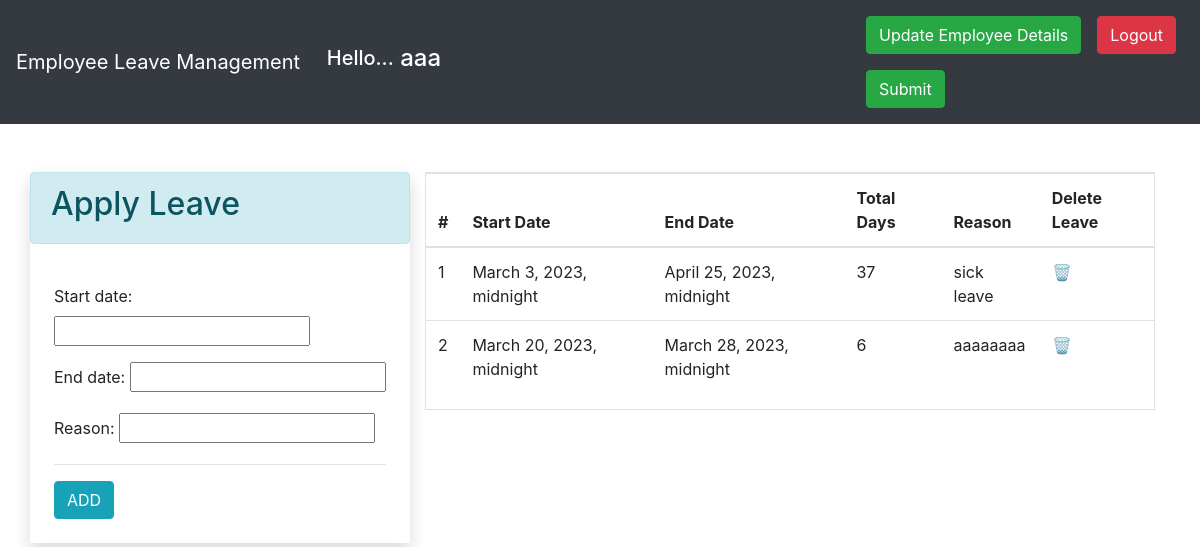
Screenshot of / (signed in) with the database file from the repository.
### app1/models.py (models this page shows)
class Employee_leave(models.Model):
    start_date = models.DateTimeField()
    end_date = models.DateTimeField()
    reason = models.CharField(max_length=500)
    days = models.PositiveIntegerField(null=True)
    user = models.ForeignKey(User, on_delete=models.CASCADE)

### app1/views.py (the view)
# urls.py: path('', home, name='home'),
@login_required(login_url='login')
def home(request):
    if request.user.is_authenticated:
        user = request.user
        form = Employee_leave_form()
        leave = Employee_leave.objects.filter(user=user).order_by('id')
        return render(request, 'index.html', context={'form': form,'leave': leave,})

### app1/forms.py
class Employee_leave_form(ModelForm):
    class Meta:
        model = Employee_leave
        fields = ['start_date', 'end_date','reason']

### templates/index.html (shortened to what this page needs)
{% extends 'base.html' %}
{% block content %}
<div>
  <div class="container pt-4">
    <div class="row  p-0 mt-4">
      <div class="col-lg-4 mx-auto shadow p-0">
        <div class="alert alert-info">
          <h2>Apply Leave</h2>
        </div>
        <div class="p-4">
          <form action="/apply_leave/" method="POST">
            {{form.as_p}}
            <hr>
            <input type="submit" value="ADD" class="btn btn-info">
          </form>
        </div>
      </div>
      <div class="col">
        <div class="border">
          {% if leave|length == 0 %}
          <div class="p-4">
            <br>
            <br>
            <div class="alert alert-info text-center">
              <p class="" style="font-size: 30px;">No Leave Applied</p>
            </div>
            <br>
            <br>
          </div>
          {%else%}
          <div>
            <table class="table">
              <thead>
                <tr>
                  <th>#</th>
                  <th>Start Date</th>
                  <th>End Date</th>
                  <th>Total Days</th>
                  <th>Reason</th>
                  <th>Delete Leave</th>
                </tr>
              </thead>
              <tbody>
                {% for l in leave %}
                <tr>
                  <td>{{forloop.counter}}</td>
                  <td>{{l.start_date}}</td>
                  <td>{{l.end_date}}</td>
                  <td>{{l.days}}</td>
                  <td>{{l.reason}}</td>
                  <td>
                    <a href="/delete_leave/{{l.id}}" title="Delete" class="">🗑️</a>
                  </td>
                </tr>
                {%endfor%}
              </tbody>
            </table>
          </div>
          {%endif%}
        </div>
      </div>
    </div>
  </div>
</div>
{% endblock %}

### templates/base.html (shortened to what this page needs)
<!doctype html>
<html lang="en">
{% load static %}
<head>
    <link rel="stylesheet" href="https://cdn.jsdelivr.net/npm/bootstrap@4.5.3/dist/css/bootstrap.min.css"
>
</head>
<body>
    <nav class="navbar navbar-expand-lg  navbar-dark bg-dark">
        <a class="navbar-brand" href="/">Employee Leave Management</a>
        {% if request.user.is_authenticated %}
        <h5 style="color:white";>&nbsp&nbspHello...</h5>
        <h4 style="color:white";>&nbsp{{request.user}}</h4>
        {% endif %}
        <div class="collapse navbar-collapse" id="navbarNav">
            <ul class="navbar-nav ml-auto">
                {% if request.user.is_authenticated %}
            <div>
            <form method="post">
                <li class="nav-item">
                    <a class="nav-link" href="/update"><button type="button" class="btn btn-success" >Update Employee Details</button></a>
                </li>
            </form>
            <form method="post">
                <li class="nav-item">
                    <a class="nav-link" href="/email"><button type="button" class="btn btn-success" >Submit</button></a>
                </li>
            </form>
            </div>
                <li class="nav-item">
                    <a class="nav-link" href="/logout"><button type="button" class="btn btn-danger">Logout</button></a>
                </li>
                {% endif %}
            </ul>
        </div>
    </nav>
    <div>
        {% block content %}
        {% endblock %}
    </div>
</body>
</html>

### rows the page displays
Employee_leave: start_date "March 3, 2023, midnight", end_date "April 25, 2023, midnight", days "37", reason "sick leave"
Employee_leave: start_date "March 20, 2023, midnight", end_date "March 28, 2023, midnight", days "6", reason "aaaaaaaa"

### other values shown
{{ request.user }} "aaa"
